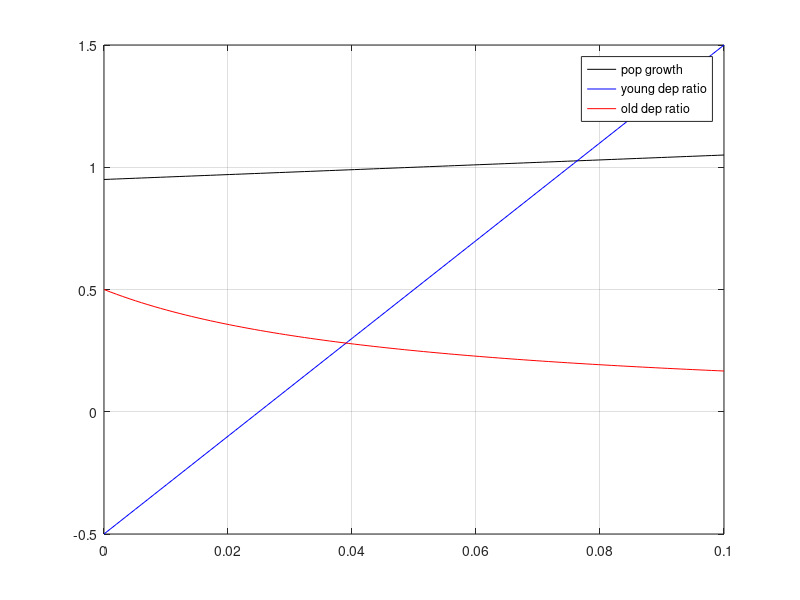

Write the MATLAB code that produced this figure.
%syms nl gw zey zer proby probw probr

proby = 0.95;
probw = 0.975;
probr = 0.9;
nl=linspace(0,.1,100)
for i = 1:length(nl)
gw(i) = nl(i)+proby;
zey(i) = (gw(i) - probw)/(1-proby);
zer(i) = (1-probw)/(gw(i)-probr);
end

plot(nl,gw,'k',nl,zey,'b',nl,zer,'r')
legend('pop growth','young dep ratio','old dep ratio')
grid on
